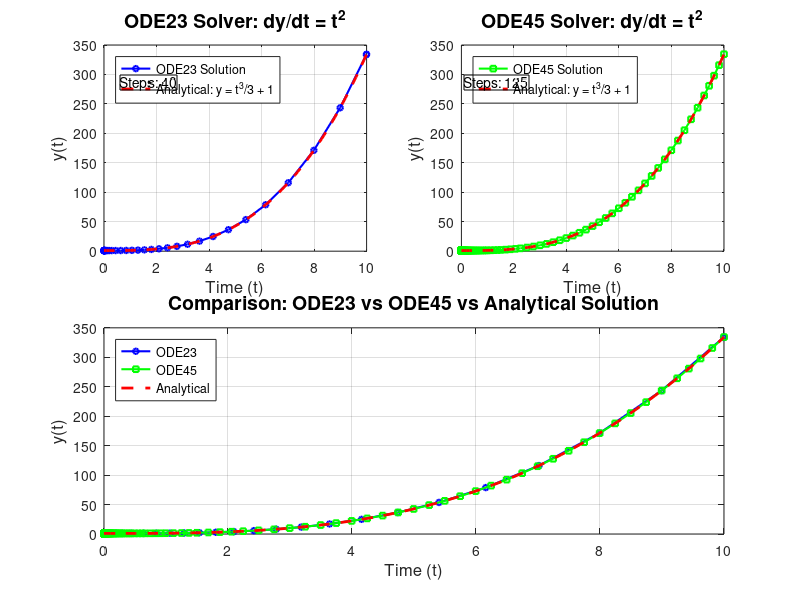

This chart was generated by the following MATLAB code: (Note: this script raises an error after producing the figure.)
clear all; close all; clc;

%% ========================================================================
% EQUATION 1: dy/dt = t^2, y(0) = 1, t ∈ [0, 10]
% ========================================================================
fprintf('=== EQUATION 1: dy/dt = t^2 ===\n');

% Define the ODE function
ode1 = @(t, y) t^2;

% Initial condition and time span
y0_1 = 1;
tspan1 = [0 10];

% Solve using ode23
[t_ode23_1, y_ode23_1] = ode23(ode1, tspan1, y0_1);

% Solve using ode45
[t_ode45_1, y_ode45_1] = ode45(ode1, tspan1, y0_1);

% Analytical solution: y = t^3/3 + 1
t_analytical1 = linspace(0, 10, 100);
y_analytical1 = (t_analytical1.^3)/3 + 1;

% Plot Equation 1
figure('Name', 'Equation 1: dy/dt = t^2', 'Position', [100, 100, 900, 600]);

subplot(2,2,1);
plot(t_ode23_1, y_ode23_1, 'b-o', 'LineWidth', 1.5, 'MarkerSize', 4);
hold on;
plot(t_analytical1, y_analytical1, 'r--', 'LineWidth', 2);
xlabel('Time (t)', 'FontSize', 12);
ylabel('y(t)', 'FontSize', 12);
title('ODE23 Solver: dy/dt = t^2', 'FontSize', 14);
legend('ODE23 Solution', 'Analytical: y = t^3/3 + 1', 'Location', 'northwest');
grid on;
annotation('textbox', [0.15, 0.85, 0.2, 0.05], 'String', sprintf('Steps: %d', length(t_ode23_1)), 'FitBoxToText', 'on');

subplot(2,2,2);
plot(t_ode45_1, y_ode45_1, 'g-s', 'LineWidth', 1.5, 'MarkerSize', 4);
hold on;
plot(t_analytical1, y_analytical1, 'r--', 'LineWidth', 2);
xlabel('Time (t)', 'FontSize', 12);
ylabel('y(t)', 'FontSize', 12);
title('ODE45 Solver: dy/dt = t^2', 'FontSize', 14);
legend('ODE45 Solution', 'Analytical: y = t^3/3 + 1', 'Location', 'northwest');
grid on;
annotation('textbox', [0.58, 0.85, 0.2, 0.05], 'String', sprintf('Steps: %d', length(t_ode45_1)), 'FitBoxToText', 'on');

subplot(2,2,[3,4]);
plot(t_ode23_1, y_ode23_1, 'b-o', 'LineWidth', 1.5, 'MarkerSize', 4);
hold on;
plot(t_ode45_1, y_ode45_1, 'g-s', 'LineWidth', 1.5, 'MarkerSize', 4);
plot(t_analytical1, y_analytical1, 'r--', 'LineWidth', 2);
xlabel('Time (t)', 'FontSize', 12);
ylabel('y(t)', 'FontSize', 12);
title('Comparison: ODE23 vs ODE45 vs Analytical Solution', 'FontSize', 14);
legend('ODE23', 'ODE45', 'Analytical', 'Location', 'northwest');
grid on;

sgtitle('Equation 1: dy/dt = t^2, y(0) = 1', 'FontSize', 16, 'FontWeight', 'bold');
saveas(gcf, 'Equation1_Results.png');

fprintf('Equation 1 - ODE23 steps: %d, ODE45 steps: %d\n', length(t_ode23_1), length(t_ode45_1));

%% ========================================================================
% EQUATION 2: dy/dt = t^2/y, y(0) = 1, t ∈ [0, 5]
% ========================================================================
fprintf('\n=== EQUATION 2: dy/dt = t^2/y ===\n');

% Define the ODE function
ode2 = @(t, y) t^2 / y;

% Initial condition and time span
y0_2 = 1;
tspan2 = [0 5];

% Solve using ode23
[t_ode23_2, y_ode23_2] = ode23(ode2, tspan2, y0_2);

% Solve using ode45
[t_ode45_2, y_ode45_2] = ode45(ode2, tspan2, y0_2);

% Analytical solution: y*dy = t^2*dt => y^2/2 = t^3/3 + C
% With y(0) = 1: C = 1/2, so y = sqrt(2t^3/3 + 1)
t_analytical2 = linspace(0, 5, 100);
y_analytical2 = sqrt(2*t_analytical2.^3/3 + 1);

% Plot Equation 2
figure('Name', 'Equation 2: dy/dt = t^2/y', 'Position', [150, 150, 900, 600]);

subplot(2,2,1);
plot(t_ode23_2, y_ode23_2, 'b-o', 'LineWidth', 1.5, 'MarkerSize', 4);
hold on;
plot(t_analytical2, y_analytical2, 'r--', 'LineWidth', 2);
xlabel('Time (t)', 'FontSize', 12);
ylabel('y(t)', 'FontSize', 12);
title('ODE23 Solver: dy/dt = t^2/y', 'FontSize', 14);
legend('ODE23 Solution', 'Analytical: y = √(2t³/3 + 1)', 'Location', 'northwest');
grid on;
annotation('textbox', [0.15, 0.85, 0.2, 0.05], 'String', sprintf('Steps: %d', length(t_ode23_2)), 'FitBoxToText', 'on');

subplot(2,2,2);
plot(t_ode45_2, y_ode45_2, 'g-s', 'LineWidth', 1.5, 'MarkerSize', 4);
hold on;
plot(t_analytical2, y_analytical2, 'r--', 'LineWidth', 2);
xlabel('Time (t)', 'FontSize', 12);
ylabel('y(t)', 'FontSize', 12);
title('ODE45 Solver: dy/dt = t^2/y', 'FontSize', 14);
legend('ODE45 Solution', 'Analytical: y = √(2t³/3 + 1)', 'Location', 'northwest');
grid on;
annotation('textbox', [0.58, 0.85, 0.2, 0.05], 'String', sprintf('Steps: %d', length(t_ode45_2)), 'FitBoxToText', 'on');

subplot(2,2,[3,4]);
plot(t_ode23_2, y_ode23_2, 'b-o', 'LineWidth', 1.5, 'MarkerSize', 4);
hold on;
plot(t_ode45_2, y_ode45_2, 'g-s', 'LineWidth', 1.5, 'MarkerSize', 4);
plot(t_analytical2, y_analytical2, 'r--', 'LineWidth', 2);
xlabel('Time (t)', 'FontSize', 12);
ylabel('y(t)', 'FontSize', 12);
title('Comparison: ODE23 vs ODE45 vs Analytical Solution', 'FontSize', 14);
legend('ODE23', 'ODE45', 'Analytical', 'Location', 'northwest');
grid on;

sgtitle('Equation 2: dy/dt = t²/y, y(0) = 1', 'FontSize', 16, 'FontWeight', 'bold');
saveas(gcf, 'Equation2_Results.png');

fprintf('Equation 2 - ODE23 steps: %d, ODE45 steps: %d\n', length(t_ode23_2), length(t_ode45_2));

%% ========================================================================
% EQUATION 3: dy/dt + 2y/t = t^4, y(1) = 1, t ∈ [1, 8]
% ========================================================================
fprintf('\n=== EQUATION 3: dy/dt + 2y/t = t^4 ===\n');

% Rearrange: dy/dt = t^4 - 2y/t
ode3 = @(t, y) t^4 - (2*y)/t;

% Initial condition and time span
y0_3 = 1;
tspan3 = [1 8];

% Solve using ode23
[t_ode23_3, y_ode23_3] = ode23(ode3, tspan3, y0_3);

% Solve using ode45
[t_ode45_3, y_ode45_3] = ode45(ode3, tspan3, y0_3);

% Analytical solution using integrating factor method
% Integrating factor: μ(t) = t^2
% Solution: y = t^5/7 + C/t^2, with y(1) = 1: C = 6/7
% So: y = t^5/7 + 6/(7*t^2)
t_analytical3 = linspace(1, 8, 100);
y_analytical3 = t_analytical3.^5/7 + 6./(7*t_analytical3.^2);

% Plot Equation 3
figure('Name', 'Equation 3: dy/dt + 2y/t = t^4', 'Position', [200, 200, 900, 600]);

subplot(2,2,1);
plot(t_ode23_3, y_ode23_3, 'b-o', 'LineWidth', 1.5, 'MarkerSize', 4);
hold on;
plot(t_analytical3, y_analytical3, 'r--', 'LineWidth', 2);
xlabel('Time (t)', 'FontSize', 12);
ylabel('y(t)', 'FontSize', 12);
title('ODE23 Solver: dy/dt + 2y/t = t^4', 'FontSize', 14);
legend('ODE23 Solution', 'Analytical', 'Location', 'northwest');
grid on;
annotation('textbox', [0.15, 0.85, 0.2, 0.05], 'String', sprintf('Steps: %d', length(t_ode23_3)), 'FitBoxToText', 'on');

subplot(2,2,2);
plot(t_ode45_3, y_ode45_3, 'g-s', 'LineWidth', 1.5, 'MarkerSize', 4);
hold on;
plot(t_analytical3, y_analytical3, 'r--', 'LineWidth', 2);
xlabel('Time (t)', 'FontSize', 12);
ylabel('y(t)', 'FontSize', 12);
title('ODE45 Solver: dy/dt + 2y/t = t^4', 'FontSize', 14);
legend('ODE45 Solution', 'Analytical', 'Location', 'northwest');
grid on;
annotation('textbox', [0.58, 0.85, 0.2, 0.05], 'String', sprintf('Steps: %d', length(t_ode45_3)), 'FitBoxToText', 'on');

subplot(2,2,[3,4]);
plot(t_ode23_3, y_ode23_3, 'b-o', 'LineWidth', 1.5, 'MarkerSize', 4);
hold on;
plot(t_ode45_3, y_ode45_3, 'g-s', 'LineWidth', 1.5, 'MarkerSize', 4);
plot(t_analytical3, y_analytical3, 'r--', 'LineWidth', 2);
xlabel('Time (t)', 'FontSize', 12);
ylabel('y(t)', 'FontSize', 12);
title('Comparison: ODE23 vs ODE45 vs Analytical Solution', 'FontSize', 14);
legend('ODE23', 'ODE45', 'Analytical', 'Location', 'northwest');
grid on;

sgtitle('Equation 3: dy/dt + 2y/t = t⁴, y(1) = 1', 'FontSize', 16, 'FontWeight', 'bold');
saveas(gcf, 'Equation3_Results.png');

fprintf('Equation 3 - ODE23 steps: %d, ODE45 steps: %d\n', length(t_ode23_3), length(t_ode45_3));

%% ========================================================================
% SUMMARY TABLE
% ========================================================================
fprintf('\n========== SUMMARY ==========\n');
fprintf('%-15s %-15s %-15s\n', 'Equation', 'ODE23 Steps', 'ODE45 Steps');
fprintf('%-15s %-15d %-15d\n', 'Equation 1', length(t_ode23_1), length(t_ode45_1));
fprintf('%-15s %-15d %-15d\n', 'Equation 2', length(t_ode23_2), length(t_ode45_2));
fprintf('%-15s %-15d %-15d\n', 'Equation 3', length(t_ode23_3), length(t_ode45_3));
fprintf('==============================\n');

%% ========================================================================
% COMMENTS AND ANALYSIS
% ========================================================================
% 
% ODE23 vs ODE45 Comparison:
% --------------------------
% 1. ODE23 uses Runge-Kutta (2,3) pair - lower order method
%    - Faster computation per step
%    - More steps required for same accuracy
%    - Better for problems with discontinuities
%
% 2. ODE45 uses Runge-Kutta (4,5) pair - higher order method  
%    - More accurate per step
%    - Fewer steps for smooth problems
%    - MATLAB's recommended default solver
%
% Equation 1 Analysis:
% - Simple polynomial ODE, both solvers converge well
% - ODE45 typically uses fewer steps due to higher accuracy
%
% Equation 2 Analysis:
% - Nonlinear separable ODE (y in denominator)
% - Solution grows as t increases
% - Both solvers handle the nonlinearity well
%
% Equation 3 Analysis:
% - First-order linear ODE with variable coefficients
% - Solution grows rapidly (t^5 term dominates)
% - ODE45 more efficient for this smooth problem
%
